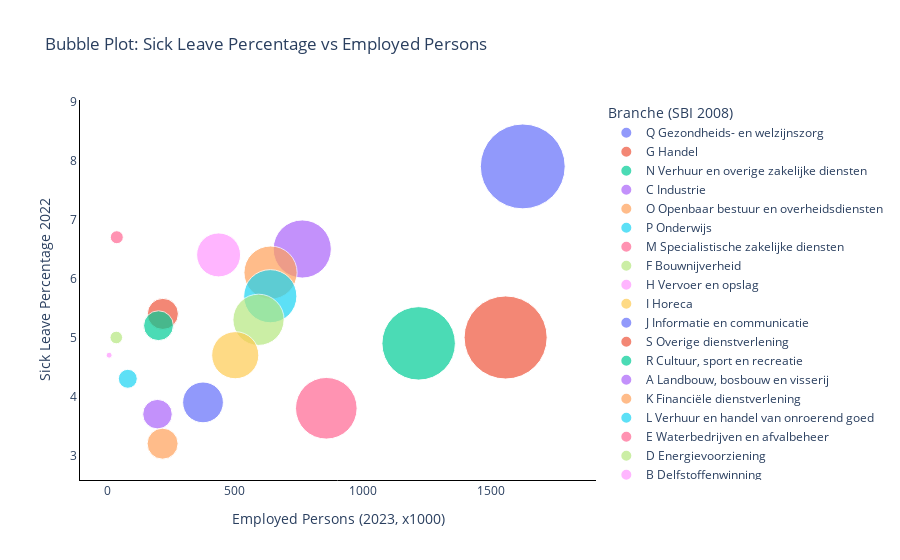

Notebook cell for this chart:
### Code cell
# Import necessary libraries
import pandas as pd
import plotly.express as px

# Load the data from the provided Excel file
data = pd.read_excel("Sick leave x Employed persons.xlsx")

# Display the first few rows of the dataframe to understand the structure
display(data.head())

# Bubble Plot using Plotly
fig = px.scatter(data, 
                 x='Employed persons 2023 (x1000)', 
                 y='Sick leave percentage 2022', 
                 size='Employed persons 2023 (x1000)', 
                 color='Branche (SBI 2008)', 
                 hover_name='Branche (SBI 2008)',
                 title='Bubble Plot: Sick Leave Percentage vs Employed Persons',
                 labels={'Employed persons 2023 (x1000)': 'Employed Persons (2023, x1000)', 
                         'Sick leave percentage 2022': 'Sick Leave Percentage 2022'},
                 size_max=60)  # Adjust size_max to control bubble size scaling

# Customize the layout to remove the upper and right gridlines
fig.update_layout(showlegend=True,
                  xaxis=dict(showline=True, linewidth=1, linecolor='black', showgrid=False),
                  yaxis=dict(showline=True, linewidth=1, linecolor='black', showgrid=False),
                  plot_bgcolor='rgba(0,0,0,0)')  # Transparent background

# Show the plot
fig.show()

### Figure 1 — Plotly figure (JSON) as saved in the notebook; plotly's stock layout.template omitted (floating-point values rounded to 4 significant figures)
{"data": [{"hovertemplate": "<b>%{hovertext}</b><br><br>Branche (SBI 2008)=Q Gezondheids- en welzijnszorg<br>Employed Persons (2023, x1000)=%{marker.size}<br>Sick Leave Percentage 2022=%{y}<extra></extra>", "hovertext": ["Q Gezondheids- en welzijnszorg"], "legendgroup": "Q Gezondheids- en welzijnszorg", "marker": {"color": "#636efa", "size": [1625], "sizemode": "area", "sizeref": 0.4514, "symbol": "circle"}, "mode": "markers", "name": "Q Gezondheids- en welzijnszorg", "orientation": "v", "showlegend": true, "type": "scatter", "x": [1625], "xaxis": "x", "y": [7.9], "yaxis": "y"}, {"hovertemplate": "<b>%{hovertext}</b><br><br>Branche (SBI 2008)=G Handel<br>Employed Persons (2023, x1000)=%{marker.size}<br>Sick Leave Percentage 2022=%{y}<extra></extra>", "hovertext": ["G Handel"], "legendgroup": "G Handel", "marker": {"color": "#EF553B", "size": [1558], "sizemode": "area", "sizeref": 0.4514, "symbol": "circle"}, "mode": "markers", "name": "G Handel", "orientation": "v", "showlegend": true, "type": "scatter", "x": [1558], "xaxis": "x", "y": [5], "yaxis": "y"}, {"hovertemplate": "<b>%{hovertext}</b><br><br>Branche (SBI 2008)=N Verhuur en overige zakelijke diensten<br>Employed Persons (2023, x1000)=%{marker.size}<br>Sick Leave Percentage 2022=%{y}<extra></extra>", "hovertext": ["N Verhuur en overige zakelijke diensten"], "legendgroup": "N Verhuur en overige zakelijke diensten", "marker": {"color": "#00cc96", "size": [1218], "sizemode": "area", "sizeref": 0.4514, "symbol": "circle"}, "mode": "markers", "name": "N Verhuur en overige zakelijke diensten", "orientation": "v", "showlegend": true, "type": "scatter", "x": [1218], "xaxis": "x", "y": [4.9], "yaxis": "y"}, {"hovertemplate": "<b>%{hovertext}</b><br><br>Branche (SBI 2008)=C Industrie<br>Employed Persons (2023, x1000)=%{marker.size}<br>Sick Leave Percentage 2022=%{y}<extra></extra>", "hovertext": ["C Industrie"], "legendgroup": "C Industrie", "marker": {"color": "#ab63fa", "size": [763], "sizemode": "area", "sizeref": 0.4514, "symbol": "circle"}, "mode": "markers", "name": "C Industrie", "orientation": "v", "showlegend": true, "type": "scatter", "x": [763], "xaxis": "x", "y": [6.5], "yaxis": "y"}, {"hovertemplate": "<b>%{hovertext}</b><br><br>Branche (SBI 2008)=O Openbaar bestuur en overheidsdiensten<br>Employed Persons (2023, x1000)=%{marker.size}<br>Sick Leave Percentage 2022=%{y}<extra></extra>", "hovertext": ["O Openbaar bestuur en overheidsdiensten"], "legendgroup": "O Openbaar bestuur en overheidsdiensten", "marker": {"color": "#FFA15A", "size": [639], "sizemode": "area", "sizeref": 0.4514, "symbol": "circle"}, "mode": "markers", "name": "O Openbaar bestuur en overheidsdiensten", "orientation": "v", "showlegend": true, "type": "scatter", "x": [639], "xaxis": "x", "y": [6.1], "yaxis": "y"}, {"hovertemplate": "<b>%{hovertext}</b><br><br>Branche (SBI 2008)=P Onderwijs<br>Employed Persons (2023, x1000)=%{marker.size}<br>Sick Leave Percentage 2022=%{y}<extra></extra>", "hovertext": ["P Onderwijs"], "legendgroup": "P Onderwijs", "marker": {"color": "#19d3f3", "size": [638], "sizemode": "area", "sizeref": 0.4514, "symbol": "circle"}, "mode": "markers", "name": "P Onderwijs", "orientation": "v", "showlegend": true, "type": "scatter", "x": [638], "xaxis": "x", "y": [5.7], "yaxis": "y"}, {"hovertemplate": "<b>%{hovertext}</b><br><br>Branche (SBI 2008)=M Specialistische zakelijke diensten<br>Employed Persons (2023, x1000)=%{marker.size}<br>Sick Leave Percentage 2022=%{y}<extra></extra>", "hovertext": ["M Specialistische zakelijke diensten"], "legendgroup": "M Specialistische zakelijke diensten", "marker": {"color": "#FF6692", "size": [857], "sizemode": "area", "sizeref": 0.4514, "symbol": "circle"}, "mode": "markers", "name": "M Specialistische zakelijke diensten", "orientation": "v", "showlegend": true, "type": "scatter", "x": [857], "xaxis": "x", "y": [3.8], "yaxis": "y"}, {"hovertemplate": "<b>%{hovertext}</b><br><br>Branche (SBI 2008)=F Bouwnijverheid<br>Employed Persons (2023, x1000)=%{marker.size}<br>Sick Leave Percentage 2022=%{y}<extra></extra>", "hovertext": ["F Bouwnijverheid"], "legendgroup": "F Bouwnijverheid", "marker": {"color": "#B6E880", "size": [592], "sizemode": "area", "sizeref": 0.4514, "symbol": "circle"}, "mode": "markers", "name": "F Bouwnijverheid", "orientation": "v", "showlegend": true, "type": "scatter", "x": [592], "xaxis": "x", "y": [5.3], "yaxis": "y"}, {"hovertemplate": "<b>%{hovertext}</b><br><br>Branche (SBI 2008)=H Vervoer en opslag<br>Employed Persons (2023, x1000)=%{marker.size}<br>Sick Leave Percentage 2022=%{y}<extra></extra>", "hovertext": ["H Vervoer en opslag"], "legendgroup": "H Vervoer en opslag", "marker": {"color": "#FF97FF", "size": [436], "sizemode": "area", "sizeref": 0.4514, "symbol": "circle"}, "mode": "markers", "name": "H Vervoer en opslag", "orientation": "v", "showlegend": true, "type": "scatter", "x": [436], "xaxis": "x", "y": [6.4], "yaxis": "y"}, {"hovertemplate": "<b>%{hovertext}</b><br><br>Branche (SBI 2008)=I Horeca<br>Employed Persons (2023, x1000)=%{marker.size}<br>Sick Leave Percentage 2022=%{y}<extra></extra>", "hovertext": ["I Horeca"], "legendgroup": "I Horeca", "marker": {"color": "#FECB52", "size": [501], "sizemode": "area", "sizeref": 0.4514, "symbol": "circle"}, "mode": "markers", "name": "I Horeca", "orientation": "v", "showlegend": true, "type": "scatter", "x": [501], "xaxis": "x", "y": [4.7], "yaxis": "y"}, {"hovertemplate": "<b>%{hovertext}</b><br><br>Branche (SBI 2008)=J Informatie en communicatie<br>Employed Persons (2023, x1000)=%{marker.size}<br>Sick Leave Percentage 2022=%{y}<extra></extra>", "hovertext": ["J Informatie en communicatie"], "legendgroup": "J Informatie en communicatie", "marker": {"color": "#636efa", "size": [375], "sizemode": "area", "sizeref": 0.4514, "symbol": "circle"}, "mode": "markers", "name": "J Informatie en communicatie", "orientation": "v", "showlegend": true, "type": "scatter", "x": [375], "xaxis": "x", "y": [3.9], "yaxis": "y"}, {"hovertemplate": "<b>%{hovertext}</b><br><br>Branche (SBI 2008)=S Overige dienstverlening<br>Employed Persons (2023, x1000)=%{marker.size}<br>Sick Leave Percentage 2022=%{y}<extra></extra>", "hovertext": ["S Overige dienstverlening"], "legendgroup": "S Overige dienstverlening", "marker": {"color": "#EF553B", "size": [218], "sizemode": "area", "sizeref": 0.4514, "symbol": "circle"}, "mode": "markers", "name": "S Overige dienstverlening", "orientation": "v", "showlegend": true, "type": "scatter", "x": [218], "xaxis": "x", "y": [5.4], "yaxis": "y"}, {"hovertemplate": "<b>%{hovertext}</b><br><br>Branche (SBI 2008)=R Cultuur, sport en recreatie<br>Employed Persons (2023, x1000)=%{marker.size}<br>Sick Leave Percentage 2022=%{y}<extra></extra>", "hovertext": ["R Cultuur, sport en recreatie"], "legendgroup": "R Cultuur, sport en recreatie", "marker": {"color": "#00cc96", "size": [201], "sizemode": "area", "sizeref": 0.4514, "symbol": "circle"}, "mode": "markers", "name": "R Cultuur, sport en recreatie", "orientation": "v", "showlegend": true, "type": "scatter", "x": [201], "xaxis": "x", "y": [5.2], "yaxis": "y"}, {"hovertemplate": "<b>%{hovertext}</b><br><br>Branche (SBI 2008)=A Landbouw, bosbouw en visserij<br>Employed Persons (2023, x1000)=%{marker.size}<br>Sick Leave Percentage 2022=%{y}<extra></extra>", "hovertext": ["A Landbouw, bosbouw en visserij"], "legendgroup": "A Landbouw, bosbouw en visserij", "marker": {"color": "#ab63fa", "size": [197], "sizemode": "area", "sizeref": 0.4514, "symbol": "circle"}, "mode": "markers", "name": "A Landbouw, bosbouw en visserij", "orientation": "v", "showlegend": true, "type": "scatter", "x": [197], "xaxis": "x", "y": [3.7], "yaxis": "y"}, {"hovertemplate": "<b>%{hovertext}</b><br><br>Branche (SBI 2008)=K Financiële dienstverlening<br>Employed Persons (2023, x1000)=%{marker.size}<br>Sick Leave Percentage 2022=%{y}<extra></extra>", "hovertext": ["K Financiële dienstverlening"], "legendgroup": "K Financiële dienstverlening", "marker": {"color": "#FFA15A", "size": [217], "sizemode": "area", "sizeref": 0.4514, "symbol": "circle"}, "mode": "markers", "name": "K Financiële dienstverlening", "orientation": "v", "showlegend": true, "type": "scatter", "x": [217], "xaxis": "x", "y": [3.2], "yaxis": "y"}, {"hovertemplate": "<b>%{hovertext}</b><br><br>Branche (SBI 2008)=L Verhuur en handel van onroerend goed<br>Employed Persons (2023, x1000)=%{marker.size}<br>Sick Leave Percentage 2022=%{y}<extra></extra>", "hovertext": ["L Verhuur en handel van onroerend goed"], "legendgroup": "L Verhuur en handel van onroerend goed", "marker": {"color": "#19d3f3", "size": [81], "sizemode": "area", "sizeref": 0.4514, "symbol": "circle"}, "mode": "markers", "name": "L Verhuur en handel van onroerend goed", "orientation": "v", "showlegend": true, "type": "scatter", "x": [81], "xaxis": "x", "y": [4.3], "yaxis": "y"}, {"hovertemplate": "<b>%{hovertext}</b><br><br>Branche (SBI 2008)=E Waterbedrijven en afvalbeheer<br>Employed Persons (2023, x1000)=%{marker.size}<br>Sick Leave Percentage 2022=%{y}<extra></extra>", "hovertext": ["E Waterbedrijven en afvalbeheer"], "legendgroup": "E Waterbedrijven en afvalbeheer", "marker": {"color": "#FF6692", "size": [38], "sizemode": "area", "sizeref": 0.4514, "symbol": "circle"}, "mode": "markers", "name": "E Waterbedrijven en afvalbeheer", "orientation": "v", "showlegend": true, "type": "scatter", "x": [38], "xaxis": "x", "y": [6.7], "yaxis": "y"}, {"hovertemplate": "<b>%{hovertext}</b><br><br>Branche (SBI 2008)=D Energievoorziening<br>Employed Persons (2023, x1000)=%{marker.size}<br>Sick Leave Percentage 2022=%{y}<extra></extra>", "hovertext": ["D Energievoorziening"], "legendgroup": "D Energievoorziening", "marker": {"color": "#B6E880", "size": [36], "sizemode": "area", "sizeref": 0.4514, "symbol": "circle"}, "mode": "markers", "name": "D Energievoorziening", "orientation": "v", "showlegend": true, "type": "scatter", "x": [36], "xaxis": "x", "y": [5], "yaxis": "y"}, {"hovertemplate": "<b>%{hovertext}</b><br><br>Branche (SBI 2008)=B Delfstoffenwinning<br>Employed Persons (2023, x1000)=%{marker.size}<br>Sick Leave Percentage 2022=%{y}<extra></extra>", "hovertext": ["B Delfstoffenwinning"], "legendgroup": "B Delfstoffenwinning", "marker": {"color": "#FF97FF", "size": [8], "sizemode": "area", "sizeref": 0.4514, "symbol": "circle"}, "mode": "markers", "name": "B Delfstoffenwinning", "orientation": "v", "showlegend": true, "type": "scatter", "x": [8], "xaxis": "x", "y": [4.7], "yaxis": "y"}], "layout": {"legend": {"itemsizing": "constant", "title": {"text": "Branche (SBI 2008)"}, "tracegroupgap": 0}, "plot_bgcolor": "rgba(0,0,0,0)", "showlegend": true, "title": {"text": "Bubble Plot: Sick Leave Percentage vs Employed Persons"}, "xaxis": {"anchor": "y", "domain": [0, 1], "linecolor": "black", "linewidth": 1, "showgrid": false, "showline": true, "title": {"text": "Employed Persons (2023, x1000)"}}, "yaxis": {"anchor": "x", "domain": [0, 1], "linecolor": "black", "linewidth": 1, "showgrid": false, "showline": true, "title": {"text": "Sick Leave Percentage 2022"}}}}
